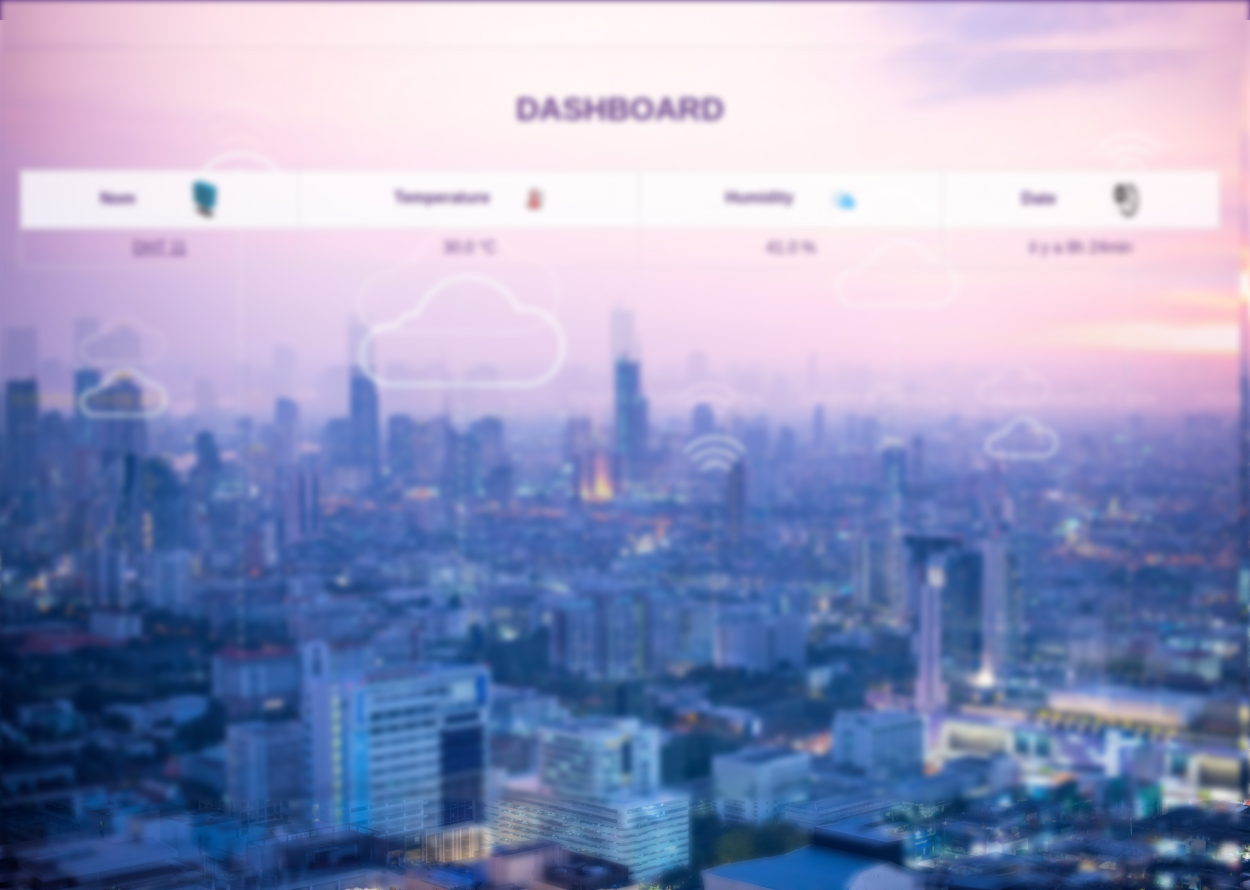
The app's page /table, older data.
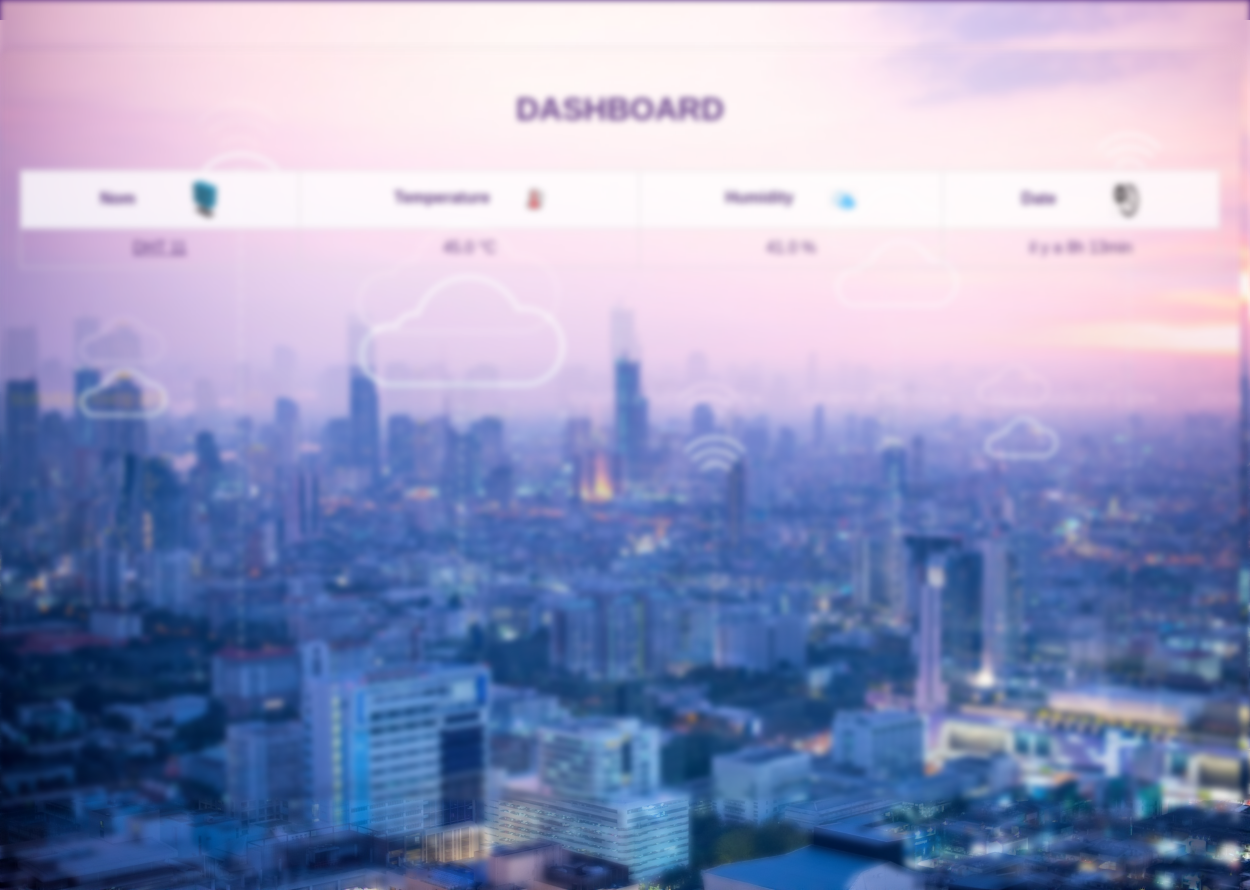
The same page, newer data.
### DHT/models.py (models this page shows)
class Dht11(models.Model):
  temp = models.FloatField(null=True)
  hum = models.FloatField(null=True)
  dt = models.DateTimeField(auto_now_add=True,null=True)

### DHT/views.py (the view, shortened to what this page needs)
# urls.py: path('table',views.table, name='table'),
def table(request):
    derniere_ligne = Dht11.objects.last()
    last_7_days = Dht11.objects.filter(dt__gte=timezone.now() - timedelta(days=7))
    if derniere_ligne:
        derniere_date = derniere_ligne.dt
        delta_temps = timezone.now() - derniere_date
        difference_minutes = delta_temps.seconds // 60
        temps_ecoule = f'il y a {difference_minutes} min'
        if difference_minutes >= 60:
            heures = difference_minutes // 60
            minutes = difference_minutes % 60
            temps_ecoule = f'il y a {heures}h {minutes}min'
        valeurs = {
            'date': temps_ecoule,
            'id': derniere_ligne.id,
            'temp': derniere_ligne.temp,
            'hum': derniere_ligne.hum
        }
    historique = [
        {
            'date': data.dt.strftime("%Y-%m-%d"),
            'temp': data.temp,
            'hum': data.hum
        }
        for data in last_7_days
    ]
    return render(request, 'value.html', {'valeurs': valeurs, 'historique': historique})

### templates/value.html (shortened to what this page needs)
{% extends 'navBar.html' %}
{% load static %}
{% block index %}
<html lang="en">
<head>
    <link rel="stylesheet" href="{% static 'css/table.css' %}">
</head>
<body>
    <div class="dashboard">
        <h1>DASHBOARD </h1>
        <table>
            <thead>
                <tr>
                    <th>Nom <img id="Capteur-logo" src="{% static 'images/dht11.jpg' %}" alt="Capteur Image"></th>
                    <th>Temperature <img id="Temperature-logo" src="{% static 'images/temp.jpg' %}" alt="Temperature Image"></th>
                    <th>Humidity <img id="Humidity-logo" src="{% static 'images/humidity.jpg' %}" alt="Humidity Image"></th>
                    <th>Date <img id="time-logo" src="{% static 'images/time.jpg' %}" alt="Humidity Image"></th>
                </tr>
            </thead>
            <tbody>
                <tr>
                    <td><a href="{% url 'myChartTemp' %}" style="color: rgba(46,5,89,0.94); text-decoration: underline;">DHT 11</a></td>
                    <td>{{ valeurs.temp }} °C</td>
                    <td>{{ valeurs.hum }} %</td>
                    <td>{{ valeurs.date }}</td>
                </tr>
            </tbody>
        </table>
    </div>
</body>
</html>
{% endblock index %}

Row changes from the older to the newer data that the page shows:
no longer on this page (row unchanged): Dht11: temp "30.0", hum "41.0"
added Dht11: temp "45.0", hum "41.0"
Text that changed along with them:
{{ valeurs.date }}: "il y a 8h 24min" → "il y a 8h 13min"
